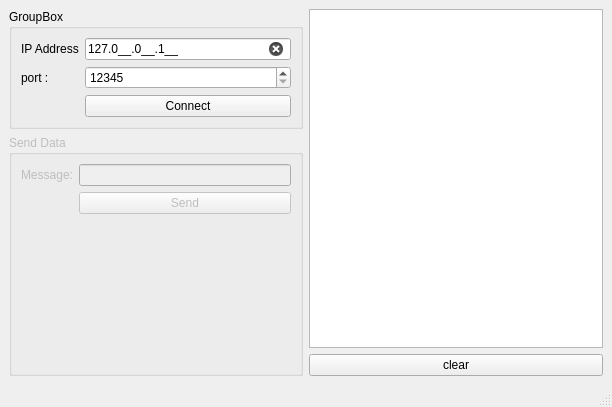
<?xml version="1.0" encoding="UTF-8"?>
<ui version="4.0">
 <class>MainWindow</class>
 <widget class="QMainWindow" name="MainWindow">
  <property name="geometry">
   <rect>
    <x>0</x>
    <y>0</y>
    <width>612</width>
    <height>407</height>
   </rect>
  </property>
  <property name="windowTitle">
   <string>MainWindow</string>
  </property>
  <property name="styleSheet">
   <string notr="true">#lnIPAddress[state = &quot;0&quot;]{
	
	
	background-color: rgb(255, 103, 103);
}
#lnIPAddress[state = &quot;1&quot;]{
	
	
	
	background-color: rgb(10, 255, 151);
}</string>
  </property>
  <widget class="QWidget" name="centralwidget">
   <layout class="QHBoxLayout" name="horizontalLayout">
    <item>
     <layout class="QVBoxLayout" name="verticalLayout_2">
      <item>
       <widget class="QGroupBox" name="groupBox">
        <property name="title">
         <string>GroupBox</string>
        </property>
        <layout class="QGridLayout" name="gridLayout">
         <item row="0" column="0" colspan="2">
          <widget class="QLabel" name="label">
           <property name="text">
            <string>IP Address</string>
           </property>
          </widget>
         </item>
         <item row="2" column="2">
          <widget class="QPushButton" name="btnConnect">
           <property name="text">
            <string>Connect</string>
           </property>
          </widget>
         </item>
         <item row="1" column="0">
          <widget class="QLabel" name="label_2">
           <property name="text">
            <string>port :</string>
           </property>
          </widget>
         </item>
         <item row="0" column="2">
          <widget class="QLineEdit" name="lnIPAddress">
           <property name="inputMask">
            <string>000.000.000.000;_</string>
           </property>
           <property name="text">
            <string>127.0.0.1</string>
           </property>
           <property name="clearButtonEnabled">
            <bool>true</bool>
           </property>
           <property name="state" stdset="0">
            <string/>
           </property>
          </widget>
         </item>
         <item row="1" column="2">
          <widget class="QSpinBox" name="spnPort">
           <property name="minimum">
            <number>12345</number>
           </property>
           <property name="maximum">
            <number>65535</number>
           </property>
          </widget>
         </item>
        </layout>
       </widget>
      </item>
      <item>
       <widget class="QGroupBox" name="grpSendData">
        <property name="enabled">
         <bool>false</bool>
        </property>
        <property name="title">
         <string>Send Data</string>
        </property>
        <layout class="QFormLayout" name="formLayout">
         <item row="0" column="0">
          <widget class="QLabel" name="label_3">
           <property name="text">
            <string>Message:</string>
           </property>
          </widget>
         </item>
         <item row="0" column="1">
          <widget class="QLineEdit" name="lnMessage"/>
         </item>
         <item row="1" column="1">
          <widget class="QPushButton" name="btnSend">
           <property name="text">
            <string>Send</string>
           </property>
          </widget>
         </item>
         <item row="2" column="1">
          <spacer name="verticalSpacer">
           <property name="orientation">
            <enum>Qt::Vertical</enum>
           </property>
           <property name="sizeHint" stdset="0">
            <size>
             <width>20</width>
             <height>40</height>
            </size>
           </property>
          </spacer>
         </item>
        </layout>
       </widget>
      </item>
     </layout>
    </item>
    <item>
     <layout class="QVBoxLayout" name="verticalLayout">
      <item>
       <widget class="QListWidget" name="lstConsole"/>
      </item>
      <item>
       <widget class="QPushButton" name="btnClear">
        <property name="text">
         <string>clear</string>
        </property>
       </widget>
      </item>
     </layout>
    </item>
   </layout>
  </widget>
  <widget class="QMenuBar" name="menubar">
   <property name="geometry">
    <rect>
     <x>0</x>
     <y>0</y>
     <width>612</width>
     <height>17</height>
    </rect>
   </property>
  </widget>
  <widget class="QStatusBar" name="statusbar"/>
 </widget>
 <resources/>
 <connections>
  <connection>
   <sender>btnClear</sender>
   <signal>clicked()</signal>
   <receiver>lstConsole</receiver>
   <slot>clear()</slot>
   <hints>
    <hint type="sourcelabel">
     <x>304</x>
     <y>249</y>
    </hint>
    <hint type="destinationlabel">
     <x>305</x>
     <y>228</y>
    </hint>
   </hints>
  </connection>
 </connections>
</ui>
